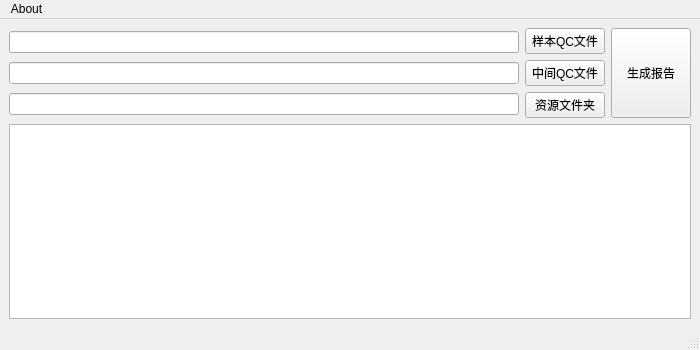
<?xml version="1.0" encoding="UTF-8"?>
<ui version="4.0">
 <class>MainWindow</class>
 <widget class="QMainWindow" name="MainWindow">
  <property name="geometry">
   <rect>
    <x>0</x>
    <y>0</y>
    <width>700</width>
    <height>350</height>
   </rect>
  </property>
  <property name="windowTitle">
   <string>QCReportTool</string>
  </property>
  <widget class="QWidget" name="centralwidget">
   <layout class="QGridLayout" name="gridLayout">
    <item row="0" column="0">
     <layout class="QVBoxLayout" name="verticalLayout_3" stretch="2,7">
      <item>
       <layout class="QHBoxLayout" name="horizontalLayout">
        <item>
         <layout class="QVBoxLayout" name="verticalLayout_2">
          <item>
           <widget class="QLineEdit" name="le_sampleQC">
            <property name="enabled">
             <bool>true</bool>
            </property>
            <property name="focusPolicy">
             <enum>Qt::NoFocus</enum>
            </property>
           </widget>
          </item>
          <item>
           <widget class="QLineEdit" name="le_midQC">
            <property name="focusPolicy">
             <enum>Qt::NoFocus</enum>
            </property>
           </widget>
          </item>
          <item>
           <widget class="QLineEdit" name="le_pics_dir">
            <property name="focusPolicy">
             <enum>Qt::NoFocus</enum>
            </property>
           </widget>
          </item>
         </layout>
        </item>
        <item>
         <layout class="QVBoxLayout" name="verticalLayout">
          <item>
           <widget class="QPushButton" name="pb_sampleQC_open">
            <property name="text">
             <string>样本QC文件</string>
            </property>
           </widget>
          </item>
          <item>
           <widget class="QPushButton" name="pb_midQC_open">
            <property name="text">
             <string>中间QC文件</string>
            </property>
           </widget>
          </item>
          <item>
           <widget class="QPushButton" name="pb_pics_dir_open">
            <property name="text">
             <string>资源文件夹</string>
            </property>
           </widget>
          </item>
         </layout>
        </item>
        <item>
         <widget class="QPushButton" name="pb_generation">
          <property name="sizePolicy">
           <sizepolicy hsizetype="Minimum" vsizetype="Preferred">
            <horstretch>0</horstretch>
            <verstretch>0</verstretch>
           </sizepolicy>
          </property>
          <property name="text">
           <string>生成报告</string>
          </property>
          <property name="flat">
           <bool>false</bool>
          </property>
         </widget>
        </item>
       </layout>
      </item>
      <item>
       <widget class="QTextEdit" name="te_log"/>
      </item>
     </layout>
    </item>
   </layout>
  </widget>
  <widget class="QMenuBar" name="menubar">
   <property name="geometry">
    <rect>
     <x>0</x>
     <y>0</y>
     <width>700</width>
     <height>23</height>
    </rect>
   </property>
   <widget class="QMenu" name="menuAbout">
    <property name="title">
     <string>About</string>
    </property>
   </widget>
   <addaction name="menuAbout"/>
  </widget>
  <widget class="QStatusBar" name="statusbar"/>
 </widget>
 <resources/>
 <connections/>
</ui>
